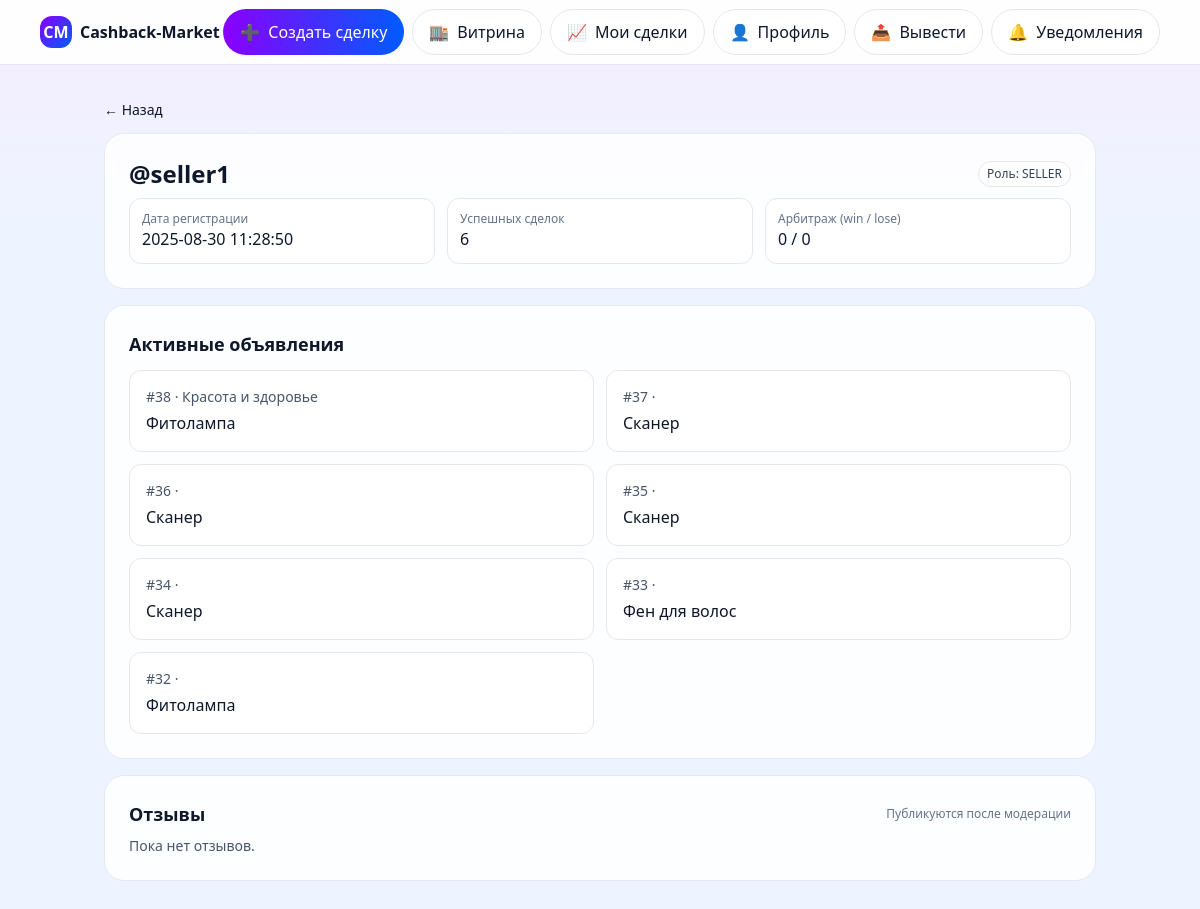
Page /users/view.php?id=2 on the committed database.
### tables this page shows
CREATE TABLE IF NOT EXISTS `users` (
  `id` int(11) NOT NULL AUTO_INCREMENT,
  `login` varchar(50) NOT NULL,
  `email` varchar(120) NOT NULL,
  `pass_hash` varchar(255) NOT NULL,
  `role` enum('SELLER','BUYER','ADMIN') NOT NULL,
  `is_blocked` tinyint(1) NOT NULL DEFAULT '0',
  `created_at` datetime NOT NULL DEFAULT CURRENT_TIMESTAMP,
  `last_login` datetime DEFAULT NULL,
  PRIMARY KEY (`id`),
  UNIQUE KEY `login` (`login`),
  UNIQUE KEY `email` (`email`)
);

CREATE TABLE IF NOT EXISTS `listings` (
  `id` int(11) NOT NULL AUTO_INCREMENT,
  `seller_id` int(11) NOT NULL,
  `title` varchar(255) NOT NULL,
  `product_url` varchar(500) NOT NULL,
  `cashback_rub` int(11) NOT NULL DEFAULT '0',
  `category` varchar(100) NOT NULL,
  `quantity_limit` int(11) NOT NULL DEFAULT '1',
  `description` text,
  `status` enum('PENDING','ACTIVE','REJECTED','ARCHIVED') DEFAULT 'PENDING',
  `reject_reason` varchar(500) DEFAULT NULL,
  `created_at` datetime DEFAULT CURRENT_TIMESTAMP,
  `updated_at` datetime DEFAULT CURRENT_TIMESTAMP ON UPDATE CURRENT_TIMESTAMP,
  `remaining` int(11) DEFAULT NULL,
  `cashback` int(11) NOT NULL DEFAULT '0',
  `slots` int(11) NOT NULL DEFAULT '1',
  `reason` text,
  PRIMARY KEY (`id`),
  KEY `seller_id` (`seller_id`),
  KEY `idx_listings_remaining` (`remaining`)
);

### users/view.php (the view, shortened to what this page needs)
<?php
require_once __DIR__.'/../includes/config.php';
function h($s){ return htmlspecialchars((string)$s, ENT_QUOTES|ENT_SUBSTITUTE, 'UTF-8'); }
function col_exists(PDO $pdo, string $table, string $col): bool {
  $q=$pdo->prepare("SELECT COUNT(*) c FROM INFORMATION_SCHEMA.COLUMNS WHERE TABLE_SCHEMA=DATABASE() AND TABLE_NAME=? AND COLUMN_NAME=?");
  $q->execute([$table,$col]); return (int)($q->fetch()['c'] ?? 0) > 0;
}
$userId = (int)($_GET['id'] ?? 0);
$u = $pdo->prepare("SELECT id, login, role, created_at FROM users WHERE id=? LIMIT 1");
$u->execute([$userId]); $profile = $u->fetch();
$registered = $profile['created_at'] ?? null;
$succStatuses = ['ACCEPTED','RESOLVED_ACCEPTED'];
$in = implode(',', array_fill(0,count($succStatuses),'?'));
$sqlSucc = "SELECT COUNT(*) c
            FROM deals
            WHERE status IN ($in) AND (seller_id=? OR buyer_id=?)";
$stSucc = $pdo->prepare($sqlSucc);
$stSucc->execute(array_merge($succStatuses, [$userId,$userId]));
$successDeals = (int)($stSucc->fetch()['c'] ?? 0);
$hasDisputes = true;
try { $hasDisputes = col_exists($pdo,'disputes','winner_user_id'); } catch(Throwable $e){ $hasDisputes=false; }
$won = $lost = 0;
if ($hasDisputes){
  $w = $pdo->prepare("SELECT COUNT(*) FROM disputes WHERE winner_user_id=?");
  $w->execute([$userId]); $won = (int)$w->fetchColumn();
  $l = $pdo->prepare("SELECT COUNT(*)
                      FROM disputes d
                      JOIN deals dl ON dl.id=d.deal_id
                      WHERE (dl.seller_id=? OR dl.buyer_id=?) AND d.winner_user_id IS NOT NULL AND d.winner_user_id<>?");
  $l->execute([$userId,$userId,$userId]); $lost = (int)$l->fetchColumn();
}
$ads = [];
try {
  $adsSt = $pdo->prepare("SELECT id,title,category FROM listings WHERE seller_id=? AND status='ACTIVE' ORDER BY id DESC LIMIT 30");
  $adsSt->execute([$userId]); $ads = $adsSt->fetchAll();
} catch(Throwable $e){ $ads=[]; }
$rev = $pdo->prepare("SELECT r.id, r.text, r.created_at, u.login AS author_login, u.id AS author_id
                      FROM user_reviews r
                      JOIN users u ON u.id=r.author_id
                      WHERE r.user_id=? AND r.status='PUBLISHED'
                      ORDER BY r.id DESC");
$rev->execute([$userId]); $reviews = $rev->fetchAll();
?>
<!doctype html>
<html lang="ru"><head>
<script src="https://cdn.tailwindcss.com"></script>
</head>
<body class="text-slate-900">
<?php @include __DIR__.'/../includes/topbar.php'; ?>
<main class="max-w-5xl mx-auto px-4 py-6 md:py-8">
  <a href="/dashboard/index.php" class="text-sm">← Назад</a>
  <section class="card glass p-5 md:p-6 mt-3">
    <div class="flex items-center justify-between gap-3">
      <h1 class="text-xl md:text-2xl font-bold">@<?= h($profile['login']); ?></h1>
      <span class="text-xs px-2 py-1 rounded-full border bg-white/70 text-slate-700">Роль: <?= h($profile['role'] ?? ''); ?></span>
    </div>
    <div class="mt-2 grid gap-3 sm:grid-cols-3">
      <div class="rounded-xl border bg-white/70 p-3">
        <div class="text-xs text-slate-500">Дата регистрации</div>
        <div class="font-medium"><?= h($registered ?: '—'); ?></div>
      </div>
      <div class="rounded-xl border bg-white/70 p-3">
        <div class="text-xs text-slate-500">Успешных сделок</div>
        <div class="font-medium"><?= (int)$successDeals; ?></div>
      </div>
      <div class="rounded-xl border bg-white/70 p-3">
        <div class="text-xs text-slate-500">Арбитраж (win / lose)</div>
        <div class="font-medium"><?= (int)$won; ?> / <?= (int)$lost; ?></div>
      </div>
    </div>
  </section>
  <section class="card glass p-5 md:p-6 mt-4">
    <h2 class="text-lg font-semibold">Активные объявления</h2>
    <?php if (!$ads): ?>
      <div class="mt-2 text-slate-600 text-sm">Нет активных объявлений.</div>
    <?php else: ?>
      <div class="mt-3 grid gap-3 md:grid-cols-2">
        <?php foreach($ads as $a): ?>
          <a href="/store/view.php?id=<?= (int)$a['id'] ?>" class="rounded-xl border bg-white/70 p-4 hover:bg-white">
            <div class="text-sm text-slate-600">#<?= (int)$a['id'] ?> · <?= h($a['category'] ?? 'Другое'); ?></div>
            <div class="font-medium mt-1 line-clamp-2"><?= h($a['title'] ?: 'Без названия'); ?></div>
          </a>
        <?php endforeach; ?>
      </div>
    <?php endif; ?>
  </section>
  <section class="card glass p-5 md:p-6 mt-4">
    <div class="flex items-center justify-between">
      <h2 class="text-lg font-semibold">Отзывы</h2>
      <div class="text-xs text-slate-500">Публикуются после модерации</div>
    </div>
    <?php if ($reviews): ?>
      <div class="mt-3 space-y-3">
        <?php foreach($reviews as $r): ?>
          <div class="rounded-xl border bg-white/70 p-3">
            <div class="text-sm text-slate-600">
              От: <a class="underline" href="/users/view.php?id=<?= (int)$r['author_id'] ?>">@<?= h($r['author_login']); ?></a>
              · <?= h($r['created_at']); ?>
            </div>
            <div class="mt-1 whitespace-pre-line"><?= nl2br(h($r['text'])); ?></div>
          </div>
        <?php endforeach; ?>
      </div>
    <?php else: ?>
      <div class="mt-2 text-slate-600 text-sm">Пока нет отзывов.</div>
    <?php endif; ?>
  </section>
</main>
</body>
</html>

### users/view.php (style rules this page uses)
:root { --g1:#8A00FF; --g2:#005BFF; }
body { background:linear-gradient(180deg,#f5ecff,#eef4ff 220px), linear-gradient(180deg,var(--g1),var(--g2)) fixed; }
.card { border:1px solid #e6e8f0;border-radius:20px }
.glass { background:rgba(255,255,255,.86);backdrop-filter:saturate(140%) blur(6px); }

### rows in the picture
users: login "seller1", role "SELLER", created_at "2025-08-30 11:28:50"
listings: id "38", category "Красота и здоровье", title "Фитолампа"
listings: id "37", title "Сканер"
listings: id "36", title "Сканер"
listings: id "35", title "Сканер"
listings: id "34", title "Сканер"
listings: id "33", title "Фен для волос"
listings: id "32", title "Фитолампа"

### other values in the picture
$item['icon'] "➕"
$item['label'] "Создать сделку"
$item['icon'] "🏬"
$item['label'] "Витрина"
$item['icon'] "📈"
$item['label'] "Мои сделки"
$item['icon'] "👤"
$item['label'] "Профиль"
$item['icon'] "📤"
$item['label'] "Вывести"
$item['icon'] "🔔"
$item['label'] "Уведомления"
$successDeals "6"
$won "0"
$lost "0"
